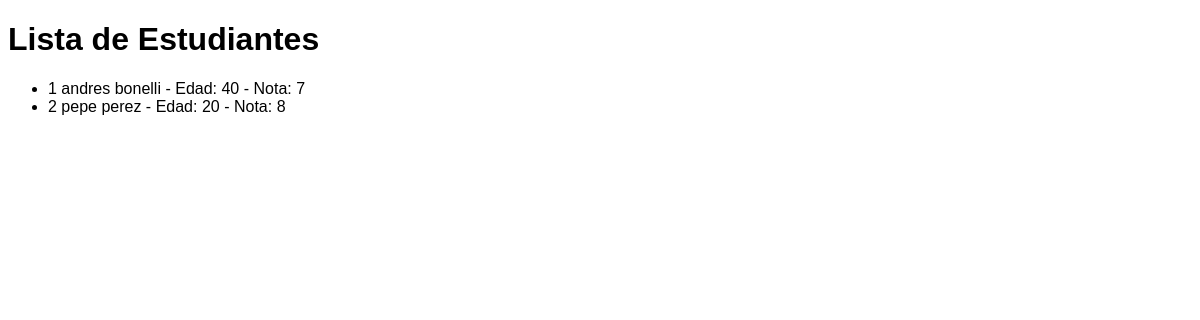
The app's page /, older data.
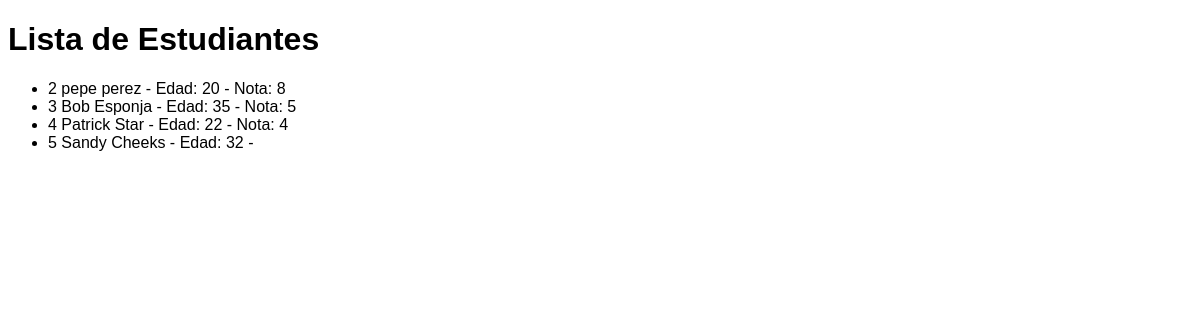
The same page, newer data.
### GestorEstudiantes/models.py (models this page shows, shortened)
class Estudiante(models.Model):
    id = models.IntegerField(auto_created=True, null=False, blank=False, primary_key=True)
    nombre = models.CharField(max_length=100, null=False)
    apellido = models.CharField(max_length=100, null=True, blank=True)
    edad = models.IntegerField(max_length=3)
    fecha_nacimiento = models.DateField(null=True, blank=True)
    nota = models.IntegerField(max_length=2, null=True, blank=True)

### GestorEstudiantes/views.py (the view)
# urls.py: path('', views.listaEstudiantes, name="estudiantes"),
def listaEstudiantes(request):
    estudiantes = Estudiante.objects.all()
    return render(request, 'lista_estudiantes.html', {'estudiantes': estudiantes})

### GestorEstudiantes/templates/lista_estudiantes.html (shortened to what this page needs)
{% load static %}
<!DOCTYPE html>
<html lang="en">
<head>
    <link rel="stylesheet" type="text/css" href="{% static 'css/styles.css' %}"/>
</head>
<body>
    <h1>Lista de Estudiantes</h1>
        <ul>
            {% for estudiante in estudiantes %}
            <li> {{estudiante.id}}
                {{estudiante.nombre}}
                {% if estudiante.apellido %} {{estudiante.apellido}} {% endif %} -
                 Edad: {{estudiante.edad}} -
                 {% if estudiante.nota %} Nota: {{estudiante.nota}} {% endif %}</li>
            {% endfor %}
        </ul>
</body>
</html>

Row changes from the older to the newer data that the page shows:
removed Estudiante: id "1", nombre "andres", apellido "bonelli", edad "40", nota "7"
added Estudiante: id "3", nombre "Bob", apellido "Esponja", edad "35", nota "5"
added Estudiante: id "4", nombre "Patrick", apellido "Star", edad "22", nota "4"
added Estudiante: id "5", nombre "Sandy", apellido "Cheeks", edad "32"
